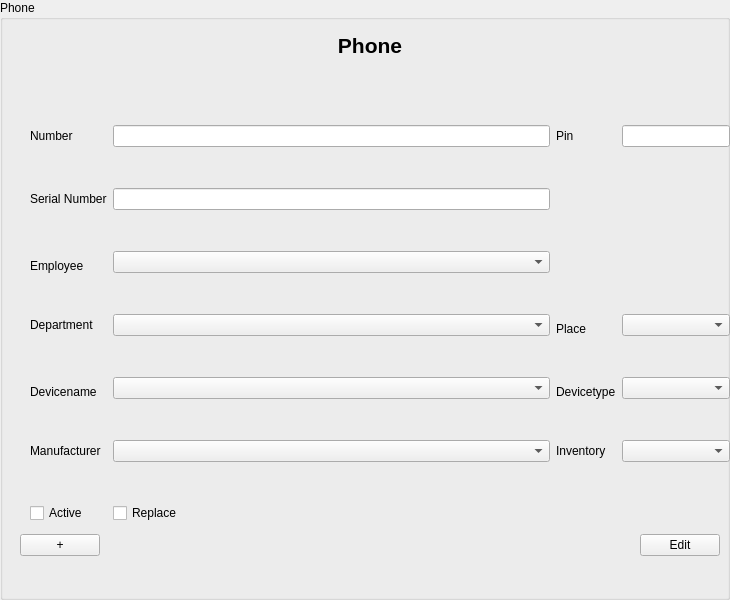
<?xml version="1.0" encoding="UTF-8"?>
<ui version="4.0">
 <class>PhoneInputArea</class>
 <widget class="QGroupBox" name="PhoneInputArea">
  <property name="geometry">
   <rect>
    <x>0</x>
    <y>0</y>
    <width>730</width>
    <height>600</height>
   </rect>
  </property>
  <property name="windowTitle">
   <string>Phone</string>
  </property>
  <property name="accessibleName">
   <string>PhoneInputDialog</string>
  </property>
  <property name="title">
   <string>Phone</string>
  </property>
   <widget class="QWidget" name="formLayoutWidget" native="true">
   <property name="geometry">
    <rect>
     <x>10</x>
     <y>30</y>
     <width>730</width>
     <height>600</height>
    </rect>
   </property>
   <widget class="QWidget" name="verticalLayoutWidget_Header">
    <property name="geometry">
     <rect>
      <x>10</x>
      <y>0</y>
      <width>700</width>
      <height>30</height>
     </rect>
    </property>
    <layout class="QVBoxLayout" name="verticalLayout">
     <item>
      <widget class="QLabel" name="label_Header">
       <property name="font">
        <font>
         <pointsize>16</pointsize>
         <weight>75</weight>
         <bold>true</bold>
        </font>
       </property>
       <property name="text">
        <string>Phone</string>
       </property>
       <property name="alignment">
        <set>Qt::AlignCenter</set>
       </property>
      </widget>
     </item>
    </layout>
   </widget>
   <widget class="QWidget" name="verticalLayoutWidget_Buttons">
    <property name="geometry">
     <rect>
      <x>10</x>
      <y>500</y>
      <width>700</width>
      <height>30</height>
     </rect>
    </property>
    <layout class="QHBoxLayout" name="horizontalLayout">
     <item>
      <widget class="QPushButton" name="pushButton_Add">
       <property name="text">
        <string>+</string>
       </property>
      </widget>
     </item>
     <item>
      <spacer name="horizontalSpacer">
       <property name="orientation">
        <enum>Qt::Horizontal</enum>
       </property>
       <property name="sizeHint" stdset="0">
        <size>
         <width>40</width>
         <height>20</height>
        </size>
       </property>
      </spacer>
     </item>
     <item>
      <widget class="QPushButton" name="pushButton_EditFinish">
       <property name="text">
        <string>Edit</string>
       </property>
      </widget>
     </item>
    </layout>
   </widget>
  <widget class="QWidget" name="formLayoutWidget" native="true">
   <property name="geometry">
    <rect>
     <x>10</x>
     <y>30</y>
     <width>730</width>
     <height>600</height>
    </rect>
   </property>
   <widget class="QWidget" name="gridLayoutWidget">
    <property name="geometry">
     <rect>
      <x>10</x>
      <y>30</y>
      <width>700</width>
      <height>470</height>
     </rect>
    </property>
    <layout class="QGridLayout" name="gridLayout">
     <item row="8" column="3">
      <widget class="QComboBox" name="comboBox_Inventory"/>
     </item>
     <item row="8" column="2">
      <widget class="QLabel" name="label_Inventory">
       <property name="text">
        <string>Inventory</string>
       </property>
       <property name="buddy">
        <cstring>comboBox_Inventory</cstring>
       </property>
      </widget>
     </item>
     <item row="8" column="1">
      <widget class="QComboBox" name="comboBox_Manufacturer"/>
     </item>
     <item row="8" column="0">
      <widget class="QLabel" name="label_Manufacturer">
       <property name="text">
        <string>Manufacturer</string>
       </property>
       <property name="buddy">
        <cstring>comboBox_Manufacturer</cstring>
       </property>
      </widget>
     </item>
     <item row="4" column="3">
      <widget class="QComboBox" name="comboBox_Place"/>
     </item>
     <item row="4" column="0">
      <widget class="QLabel" name="label_Department">
       <property name="text">
        <string>Department</string>
       </property>
       <property name="buddy">
        <cstring>comboBox_Department</cstring>
       </property>
      </widget>
     </item>
     <item row="6" column="2">
      <widget class="QLabel" name="label_DeviceType">
       <property name="text">
        <string>Devicetype</string>
       </property>
       <property name="alignment">
        <set>Qt::AlignBottom|Qt::AlignLeading|Qt::AlignLeft</set>
       </property>
       <property name="buddy">
        <cstring>comboBox_DeviceType</cstring>
       </property>
      </widget>
     </item>
     <item row="6" column="1">
      <widget class="QComboBox" name="comboBox_DeviceName"/>
     </item>
     <item row="6" column="0">
      <widget class="QLabel" name="label_DeviceName">
       <property name="text">
        <string>Devicename</string>
       </property>
       <property name="alignment">
        <set>Qt::AlignBottom|Qt::AlignLeading|Qt::AlignLeft</set>
       </property>
       <property name="buddy">
        <cstring>comboBox_DeviceName</cstring>
       </property>
      </widget>
     </item>
     <item row="4" column="1">
      <widget class="QComboBox" name="comboBox_Department"/>
     </item>
     <item row="1" column="1">
      <widget class="QLineEdit" name="lineEdit_Number">
       <property name="sizePolicy">
        <sizepolicy hsizetype="Preferred" vsizetype="Fixed">
         <horstretch>0</horstretch>
         <verstretch>0</verstretch>
        </sizepolicy>
       </property>
      </widget>
     </item>
     <item row="4" column="2">
      <widget class="QLabel" name="label_Place">
       <property name="text">
        <string>Place</string>
       </property>
       <property name="alignment">
        <set>Qt::AlignBottom|Qt::AlignLeading|Qt::AlignLeft</set>
       </property>
       <property name="buddy">
        <cstring>comboBox_Place</cstring>
       </property>
      </widget>
     </item>
     <item row="6" column="3">
      <widget class="QComboBox" name="comboBox_DeviceType"/>
     </item>
     <item row="9" column="0">
      <widget class="QCheckBox" name="checkBox_Active">
       <property name="text">
        <string>Active</string>
       </property>
      </widget>
     </item>
     <item row="1" column="0">
      <widget class="QLabel" name="label_Number">
       <property name="text">
        <string>Number</string>
       </property>
       <property name="buddy">
        <cstring>lineEdit_Number</cstring>
       </property>
      </widget>
     </item>
     <item row="9" column="1">
      <widget class="QCheckBox" name="checkBox_Replace">
       <property name="text">
        <string>Replace</string>
       </property>
      </widget>
     </item>
     <item row="3" column="1">
      <widget class="QComboBox" name="comboBox_Employee"/>
     </item>
     <item row="3" column="0">
      <widget class="QLabel" name="label_Employee">
       <property name="text">
        <string>Employee</string>
       </property>
       <property name="alignment">
        <set>Qt::AlignBottom|Qt::AlignLeading|Qt::AlignLeft</set>
       </property>
       <property name="buddy">
        <cstring>comboBox_Employee</cstring>
       </property>
      </widget>
     </item>
     <item row="1" column="3">
      <widget class="QLineEdit" name="lineEdit_Pin">
       <property name="sizePolicy">
        <sizepolicy hsizetype="Preferred" vsizetype="Fixed">
         <horstretch>0</horstretch>
         <verstretch>0</verstretch>
        </sizepolicy>
       </property>
      </widget>
     </item>
     <item row="1" column="2">
      <widget class="QLabel" name="label_Pin">
       <property name="text">
        <string>Pin</string>
       </property>
       <property name="buddy">
        <cstring>lineEdit_Pin</cstring>
       </property>
      </widget>
     </item>
     <item row="2" column="0">
      <widget class="QLabel" name="label_SerialNumber">
       <property name="text">
        <string>Serial Number</string>
       </property>
      </widget>
     </item>
     <item row="2" column="1">
      <widget class="QLineEdit" name="lineEdit_SerialNumber"/>
     </item>
    </layout>
   </widget>
  </widget>
 </widget>
 </widget>
 <tabstops>
  <tabstop>lineEdit_Number</tabstop>
  <tabstop>lineEdit_Pin</tabstop>
  <tabstop>comboBox_Employee</tabstop>
  <tabstop>comboBox_Department</tabstop>
  <tabstop>comboBox_Place</tabstop>
  <tabstop>comboBox_DeviceName</tabstop>
  <tabstop>comboBox_DeviceType</tabstop>
  <tabstop>comboBox_Manufacturer</tabstop>
  <tabstop>comboBox_Inventory</tabstop>
  <tabstop>checkBox_Active</tabstop>
  <tabstop>checkBox_Replace</tabstop>
  <tabstop>pushButton_Add</tabstop>
  <tabstop>pushButton_EditFinish</tabstop>
 </tabstops>
 <resources/>
 <connections/>
</ui>
